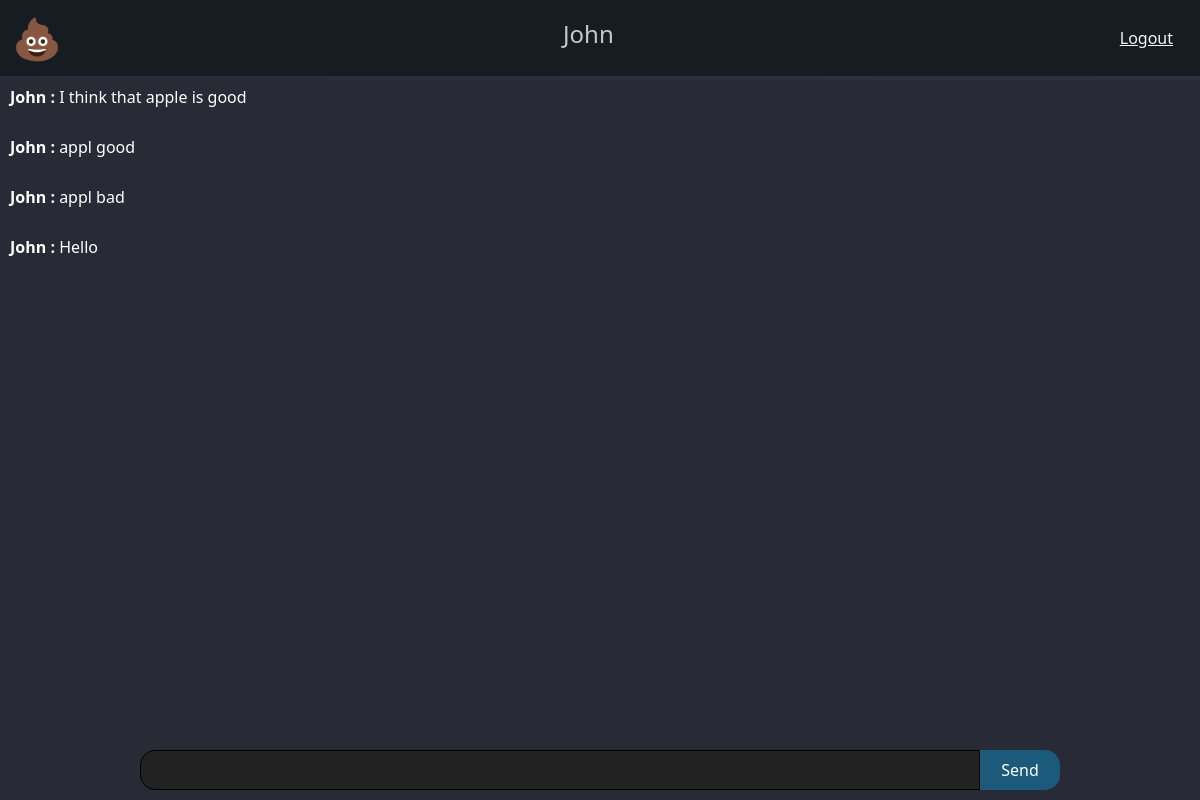
Page /dashboard (signed in) on the committed database.
### myapp/models.py (models this page shows, shortened)
class User(db.Model, UserMixin):
    id = db.Column(db.Integer, primary_key=True)
    username = db.Column(db.String(40), nullable=False)
    email = db.Column(db.String(70))
    joining_date = db.Column(db.DateTime, default=datetime.now)
    password = db.Column(db.String(400))
    is_Client = db.Column(db.String(400))

class History(db.Model):
    id = db.Column(db.Integer, primary_key=True)
    user = db.Column(db.String(40))
    message = db.Column(db.String(400))
    is_Client_Message = db.Column(db.String(400))

### myapp/user/routes.py (the view)
@user.route("/dashboard")
@login_required
def dashboard():
    history = History.query.order_by(asc(History.id)).limit(100).all()
    return render_template("dashboard.html", history=history)

### myapp/models.py (called while the page is built)
@login_manager.user_loader
def load_user(user_id):
    return User.query.get(user_id)

### myapp/templates/dashboard.html (shortened to what this page needs)
{% extends "layout.html" %}
{% block body %}
{% include "sections/navbar.html" %}
{% include "sections/message_box.html" %}
{% endblock body %}

### myapp/templates/sections/navbar.html
<nav class="navbar fixed-top navbar-dark" style="background-color: #151d23;">
    <div class="container-fluid">
            <span style='font-size:40px;'>&#128169;</span>
            <span class="navbar-text">
            <h4 style="color: rgb(200, 200, 200); margin: center;">{{ current_user.username }}</h4>
            </span>
        <a href="{{ url_for('user.logout') }}" style="color: aliceblue;
        padding: 5px; margin-right: 10px;">Logout</a>
    </div>
  </nav>

### myapp/templates/sections/message_box.html (shortened to what this page needs)
<link rel="stylesheet" href="{{ url_for('static', filename='message_box.css') }}">
<html style="background-color:rgb(40, 42, 54)">
    <section class="vh-300 gradient-custom">
    <div class="main_box">
        <div class="chat_box">
                {% for H in history %}
                <p class="message"><span class="uname">{{H.user}} : </span>{{ H.message }}</p>
                {% endfor %}
        </div>
        <div class="send_box">
            <input type="text" id="my_message">
            <button id="send_button" onclick="send_message()">Send</button>
        </div>
        </div>
    </section>
</html>

### myapp/static/message_box.css (style rules this page uses)
.gradient-custom { background: rgb(40, 42, 54); background: -webkit-linear-gradient(to bottom right, rgb(40, 42, 54), rgb(50, 53, 68)); background: linear-gradient(to bottom right, rgb(40, 42, 54), rgb(50, 53, 68)) }
@media (min-width: 769px) { .gradient-custom { border-top-right-radius: .3rem; border-bottom-right-radius: .3rem; } }
.main_box { flex-direction: column; padding-top: 80px; width: 100%; margin: auto; }
.chat_box { background-color: rgb(40, 42, 54); flex-direction: column; height: auto; max-height: 100vh; overflow-y: auto; margin: 0px; height: 100%; width: 100%; }
.message { border-radius: 10px; padding: 5px; width: max-content; color: rgb(255, 255, 255); margin-left: 5px; }
.send_box { display: flex; flex-direction: row; padding: 10px 0px; position: fixed; left: 0; bottom: 0; width: 100%; justify-content: center; }
.send_box > input[type='text'] { width: 70%; border: 1px solid rgb(0, 0, 0); background:rgb(34, 34, 34); color:rgb(255, 255, 255); border-top-right-radius: 0px; border-top-left-radius: 15px; border-bottom-right-radius: 0px; border-bottom-left-radius: 15px; outline: none; padding-left: 10px; }
.send_box > button { width: 80px; height: 40px; border: none; border-top-right-radius: 15px; border-top-left-radius: 0px; border-bottom-right-radius: 15px; border-bottom-left-radius: 0px; background-color: rgb(28, 90, 123); color: white; }
.uname { color: rgb(255, 255, 255); font-weight: 600; }

### rows in the picture
User: username "John"
History: user "John", message "I think that apple is good"
History: user "John", message "appl good"
History: user "John", message "appl bad"
History: user "John", message "Hello"
